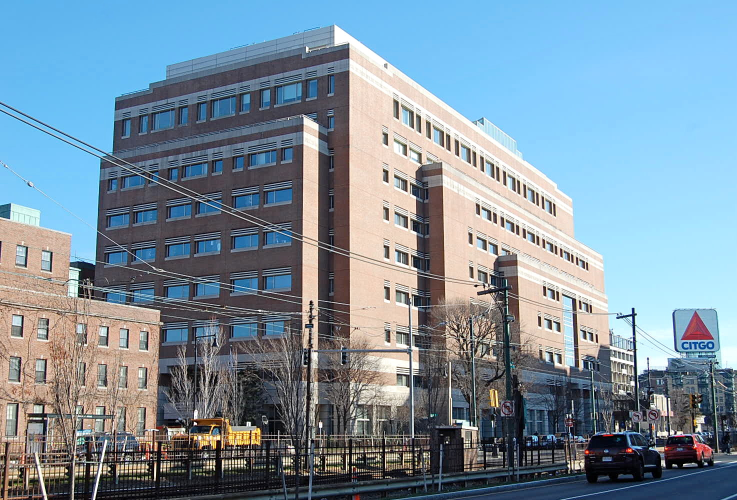
//> input picture pho2.jpg, 1474 x 1000 px, given in place of pho1.jpg, which was not available (shown at 1/2 size)
$ ./main   (built with g++ and OpenCV 4)
//> lines starting //> are read from the running program, lines starting //| are printed output that depends on the picture; pictures that were not available may be replaced by others from this repository, and a replacement may not be noted
#include <iostream>
#include <opencv2/highgui/highgui.hpp>
#include <opencv2/imgproc/imgproc.hpp>
#include <opencv2/core/core.hpp>
#include <opencv2/nonfree/features2d.hpp>
#include <opencv2/calib3d/calib3d.hpp>

using namespace cv;
using namespace std;

int main(){
    //Step1.get all the imgs.
    Mat image0 = imread("/Users/zhiyuwang/Desktop/EC601/opencvXtest/opencvXtest/pho1.jpg");
//> image0 is the input picture: 1000 rows x 1474 cols, CV_8UC3; mean B, G, R 159.3, 144.4, 123.6
    Mat image1 = imread("/Users/zhiyuwang/Desktop/EC601/opencvXtest/opencvXtest/chapel/chapel4.jpeg");
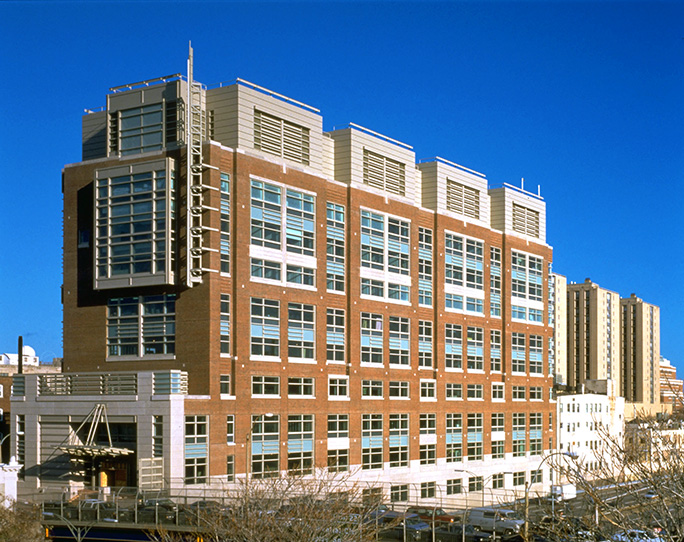
//> input picture pho.jpg, 684 x 542 px, given in place of chapel4.jpeg, which was not available
//> image1 is the input picture: 542 rows x 684 cols, CV_8UC3; mean B, G, R 140.9, 120.5, 99.9
    Mat image2 = imread("/Users/zhiyuwang/Desktop/EC601/opencvXtest/opencvXtest/pho/pho3.jpg");
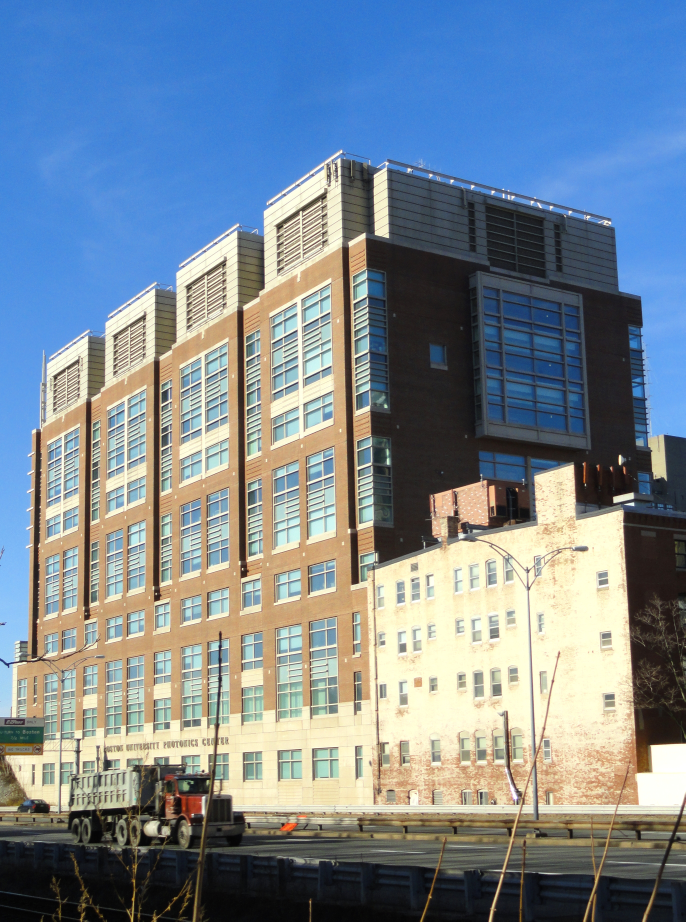
//> input picture pho3.jpg, 2741 x 3685 px (shown at 1/4 size)
//> image2 is the input picture: 3685 rows x 2741 cols, CV_8UC3; mean B, G, R 149.3, 136.5, 121.3

    resize(image0, image0, Size(image0.cols/3, image0.rows/3));
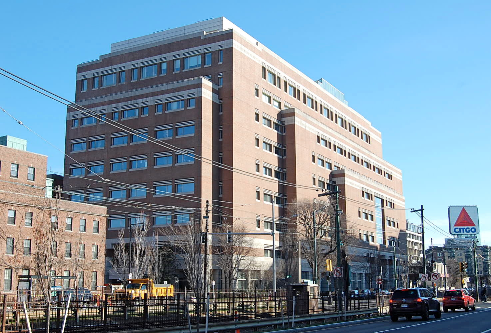
//> image0: 333 rows x 491 cols, CV_8UC3; mean B, G, R 159.1, 144.2, 123.4
    resize(image1, image1, Size(image1.cols/3, image1.rows/3));
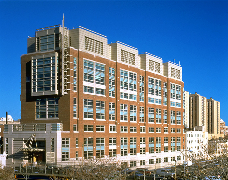
//> image1: 180 rows x 228 cols, CV_8UC3; mean B, G, R 140.9, 120.6, 100.1
    resize(image2, image2, Size(image2.cols/3, image2.rows/3));
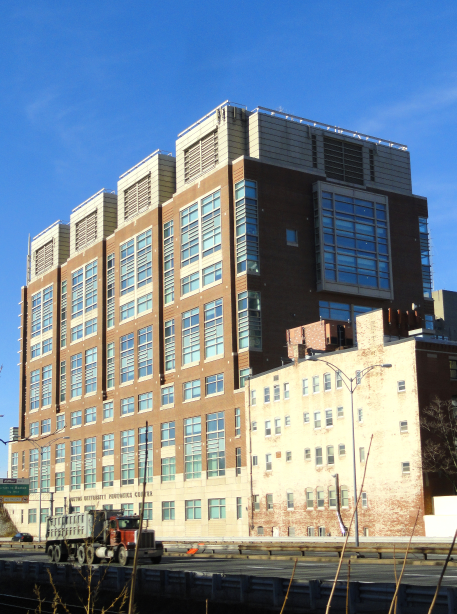
//> image2: 1228 rows x 913 cols, CV_8UC3 (shown at 1/2 size); mean B, G, R 149.1, 136.4, 121.2

    //Step2.detect their corner featureswith surf algorithm
    vector<KeyPoint> keypoints0,keypoints1;
    vector<KeyPoint> keypoints2;
//> (the run ends here: the program needs code that is not available in this run, at `SurfFeatureDetector detector(500);`)
